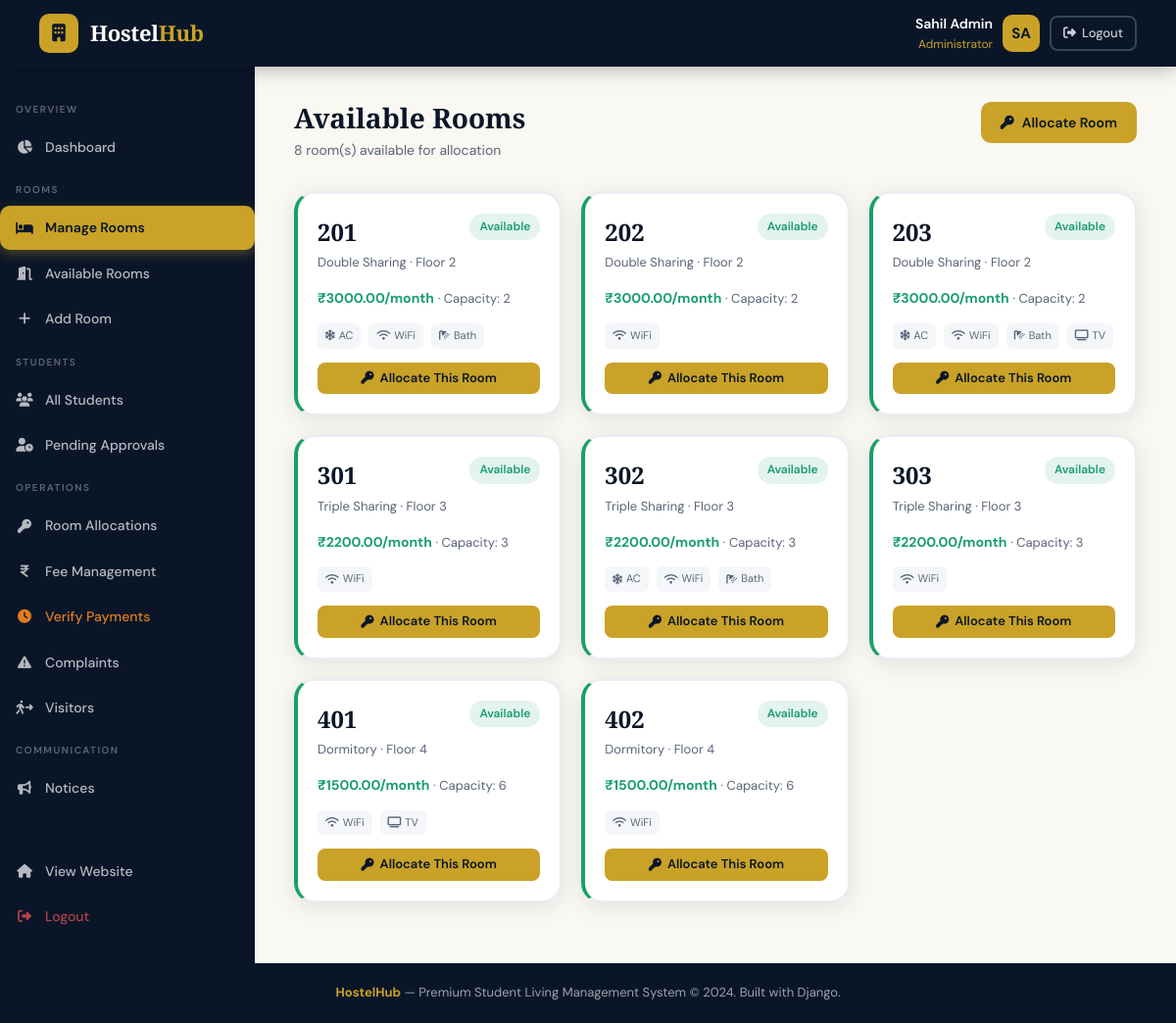
The app's page /admin-panel/rooms/available/ (signed in) with its own data.
### hostel_app/models.py (models this page shows, shortened)
class Room(models.Model):
    STATUS_CHOICES = [
        ('available', 'Available'),
        ('occupied', 'Occupied'),
        ('maintenance', 'Under Maintenance'),
        ('reserved', 'Reserved'),
    ]
    FLOOR_CHOICES = [(i, f'Floor {i}') for i in range(0, 11)]
    room_number = models.CharField(max_length=10, unique=True)
    room_type = models.ForeignKey(RoomType, on_delete=models.CASCADE, related_name='rooms')
    floor = models.IntegerField(choices=FLOOR_CHOICES, default=1)
    status = models.CharField(max_length=15, choices=STATUS_CHOICES, default='available')
    current_occupancy = models.IntegerField(default=0)
    has_ac = models.BooleanField(default=False)
    has_attached_bathroom = models.BooleanField(default=False)
    has_wifi = models.BooleanField(default=True)
    has_tv = models.BooleanField(default=False)
    notes = models.TextField(blank=True)
    created_at = models.DateTimeField(auto_now_add=True)
    updated_at = models.DateTimeField(auto_now=True)

class RoomType(models.Model):
    name = models.CharField(max_length=50)  # Single, Double, Triple, Dormitory
    capacity = models.IntegerField()
    price_per_month = models.DecimalField(max_digits=10, decimal_places=2)
    description = models.TextField(blank=True)
    amenities = models.TextField(blank=True)  # JSON-like comma separated

### hostel_app/views.py (the view)
# urls.py: path('admin-panel/rooms/available/', views.available_rooms, name='available_rooms'),
@login_required
@user_passes_test(is_admin)
def available_rooms(request):
    rooms = Room.objects.filter(status='available').select_related('room_type')
    return render(request, 'hostel_app/admin/available_rooms.html', {'rooms': rooms})

### hostel_app/views.py (called while the page is built)
def is_admin(user):
    return user.is_staff or user.is_superuser

### hostel_app/templates/hostel_app/admin/available_rooms.html (shortened to what this page needs)
{% extends 'hostel_app/admin/base_admin.html' %}
{% block admin_content %}
<div class="page-header fade-in">
    <div>
        <div class="page-title">Available Rooms</div>
        <div class="page-subtitle">{{ rooms|length }} room(s) available for allocation</div>
    </div>
    <a href="{% url 'add_allocation' %}" class="btn btn-gold"><i class="fa-solid fa-key"></i> Allocate Room</a>
</div>
<div class="room-grid fade-in fade-in-delay-1">
    {% for room in rooms %}
    <div class="room-card available">
        <div style="display:flex;justify-content:space-between;align-items:flex-start;">
            <div>
                <div class="room-number">{{ room.room_number }}</div>
                <div class="room-type">{{ room.room_type.name }} · Floor {{ room.floor }}</div>
            </div>
            <span class="badge badge-success">Available</span>
        </div>
        <div style="margin-top:14px;font-size:14px;">
            <strong style="color:var(--success);">₹{{ room.room_type.price_per_month }}/month</strong>
            <span style="color:var(--gray-600);font-size:13px;"> · Capacity: {{ room.room_type.capacity }}</span>
        </div>
        <div class="room-amenities">
            {% if room.has_ac %}<span class="amenity-tag"><i class="fa-solid fa-snowflake"></i> AC</span>{% endif %}
            {% if room.has_wifi %}<span class="amenity-tag"><i class="fa-solid fa-wifi"></i> WiFi</span>{% endif %}
            {% if room.has_attached_bathroom %}<span class="amenity-tag"><i class="fa-solid fa-shower"></i> Bath</span>{% endif %}
            {% if room.has_tv %}<span class="amenity-tag"><i class="fa-solid fa-tv"></i> TV</span>{% endif %}
        </div>
        <div style="margin-top:14px;">
            <a href="{% url 'add_allocation' %}?room={{ room.pk }}" class="btn btn-gold btn-sm" style="width:100%;justify-content:center;">
                <i class="fa-solid fa-key"></i> Allocate This Room
            </a>
        </div>
    </div>
    {% endfor %}
</div>
{% endblock %}

### hostel_app/templates/hostel_app/base.html (shortened to what this page needs)
<!DOCTYPE html>
<html lang="en">
<head>
    <link rel="stylesheet" href="https://cdnjs.cloudflare.com/ajax/libs/font-awesome/6.5.0/css/all.min.css">
</head>
<body>
<nav class="navbar">
    <a href="{% url 'home' %}" class="navbar-brand">
        <div class="brand-icon"><i class="fa-solid fa-building"></i></div>
        <span class="brand-text">Hostel<span>Hub</span></span>
    </a>
    {% if user.is_authenticated %}
        <div class="user-menu">
            <div class="user-info">
                <div class="user-name">{{ user.get_full_name|default:user.username }}</div>
                <div class="user-role">{% if user.is_staff %}Administrator{% else %}Student{% endif %}</div>
            </div>
            <div class="avatar">{{ user.first_name|first|upper }}{{ user.last_name|first|upper }}</div>
            <a href="{% url 'logout' %}" class="btn btn-outline btn-sm" style="border-color:rgba(255,255,255,0.2);color:rgba(255,255,255,0.8);">
                <i class="fa-solid fa-right-from-bracket"></i> Logout
            </a>
        </div>
    {% else %}
        <div class="navbar-actions">
            <a href="{% url 'login' %}" class="btn btn-outline btn-sm" style="border-color:rgba(255,255,255,0.25);color:rgba(255,255,255,0.8);">Login</a>
            <a href="{% url 'register' %}" class="btn btn-gold btn-sm">Register</a>
        </div>
    {% endif %}
</nav>
{% block body %}{% endblock %}
<footer>
    <strong>HostelHub</strong> — Premium Student Living Management System &copy; 2024. Built with Django.
</footer>
</body>
</html>

### hostel_app/templates/hostel_app/base.html (style rules this page uses)
:root { --navy: #0a1628; --navy-mid: #122040; --navy-light: #1a2f55; --gold: #c9a227; --gold-light: #e8c84a; --gold-pale: #f5e6a3; --cream: #faf8f2; --white: #ffffff; --gray-100: #f4f6fa; --gray-200: #e8ecf4; --gray-400: #9ba4b8; --gray-600: #5a6478; --gray-800: #2d3548; --success: #1a9e6e; --danger: #d94f4f; --warning: #e07c1f; --info: #2272c3; --radius: 12px; --radius-lg: 20px; --shadow: 0 4px 24px rgba(10,22,40,0.10); --shadow-lg: 0 8px 40px rgba(10,22,40,0.18); --transition: all 0.28s cubic-bezier(0.4,0,0.2,1); }
* { margin: 0; padding: 0; box-sizing: border-box; }
body { font-family: 'DM Sans', sans-serif; background: var(--cream); color: var(--gray-800); min-height: 100vh; font-size: 15px; line-height: 1.6; }
.navbar { background: var(--navy); padding: 0 40px; display: flex; align-items: center; justify-content: space-between; height: 68px; position: sticky; top: 0; z-index: 1000; box-shadow: 0 2px 20px rgba(0,0,0,0.3); }
.navbar-brand { display: flex; align-items: center; gap: 12px; text-decoration: none; }
.brand-icon { width: 40px; height: 40px; background: var(--gold); border-radius: 10px; display: flex; align-items: center; justify-content: center; font-size: 18px; color: var(--navy); }
.brand-text { font-family: 'Playfair Display', serif; font-size: 22px; font-weight: 800; color: var(--white); letter-spacing: -0.3px; }
.brand-text span { color: var(--gold); }
.page-header { display: flex; align-items: flex-start; justify-content: space-between; margin-bottom: 32px; gap: 16px; }
.page-title { font-family: 'Playfair Display', serif; font-size: 28px; font-weight: 700; color: var(--navy); line-height: 1.2; }
.page-subtitle { color: var(--gray-600); font-size: 14px; margin-top: 4px; }
.btn { display: inline-flex; align-items: center; gap: 8px; padding: 10px 20px; border-radius: 10px; font-size: 14px; font-weight: 500; cursor: pointer; border: none; text-decoration: none; transition: var(--transition); font-family: 'DM Sans', sans-serif; }
.btn-gold { background: var(--gold); color: var(--navy); font-weight: 600; }
.btn-outline { background: transparent; border: 2px solid var(--gray-200); color: var(--gray-800); }
.btn-sm { padding: 6px 12px; font-size: 13px; border-radius: 8px; gap: 6px; }
.badge { display: inline-flex; align-items: center; gap: 5px; padding: 4px 10px; border-radius: 99px; font-size: 12px; font-weight: 600; }
.badge-success { background: rgba(26,158,110,0.12); color: var(--success); }
.room-grid { display: grid; grid-template-columns: repeat(auto-fill, minmax(240px, 1fr)); gap: 20px; }
.room-card { background: var(--white); border-radius: var(--radius-lg); padding: 20px; box-shadow: var(--shadow); border: 2px solid var(--gray-200); transition: var(--transition); cursor: pointer; }
.room-card.available { border-left: 4px solid var(--success); }
.room-number { font-family: 'Playfair Display', serif; font-size: 24px; font-weight: 700; color: var(--navy); }
.room-type { font-size: 13px; color: var(--gray-600); margin-top: 2px; }
.room-amenities { display: flex; gap: 8px; margin-top: 14px; flex-wrap: wrap; }
.amenity-tag { display: flex; align-items: center; gap: 4px; font-size: 11px; color: var(--gray-600); background: var(--gray-100); padding: 4px 8px; border-radius: 6px; }
.avatar { width: 38px; height: 38px; background: var(--gold); border-radius: 10px; display: flex; align-items: center; justify-content: center; font-weight: 700; color: var(--navy); font-size: 15px; }
.user-menu { display: flex; align-items: center; gap: 10px; cursor: pointer; }
.user-info { text-align: right; }
.user-name { font-size: 14px; font-weight: 600; color: var(--white); }
.user-role { font-size: 12px; color: var(--gold); }
footer { background: var(--navy); color: rgba(255,255,255,0.6); text-align: center; padding: 20px; font-size: 13px; margin-top: auto; }
footer strong { color: var(--gold); }
.fade-in { animation: fadeInUp 0.4s ease both; }
.fade-in-delay-1 { animation-delay: 0.1s; }

### records on screen
Room: room_number "201", room_type.name "Double Sharing", floor "2", room_type.price_per_month "3000.00", room_type.capacity "2", has_ac True (drawn), has_wifi True (drawn), has_attached_bathroom True (drawn)
Room: room_number "202", room_type.name "Double Sharing", floor "2", room_type.price_per_month "3000.00", room_type.capacity "2", has_wifi True (drawn)
Room: room_number "203", room_type.name "Double Sharing", floor "2", room_type.price_per_month "3000.00", room_type.capacity "2", has_ac True (drawn), has_wifi True (drawn), has_attached_bathroom True (drawn), has_tv True (drawn)
Room: room_number "301", room_type.name "Triple Sharing", floor "3", room_type.price_per_month "2200.00", room_type.capacity "3", has_wifi True (drawn)
Room: room_number "302", room_type.name "Triple Sharing", floor "3", room_type.price_per_month "2200.00", room_type.capacity "3", has_ac True (drawn), has_wifi True (drawn), has_attached_bathroom True (drawn)
Room: room_number "303", room_type.name "Triple Sharing", floor "3", room_type.price_per_month "2200.00", room_type.capacity "3", has_wifi True (drawn), {{ room.pk }} 10 (drawn)
Room: room_number "401", room_type.name "Dormitory", floor "4", room_type.price_per_month "1500.00", room_type.capacity "6", has_wifi True (drawn), has_tv True (drawn)
Room: room_number "402", room_type.name "Dormitory", floor "4", room_type.price_per_month "1500.00", room_type.capacity "6", has_wifi True (drawn)

### other values on screen
{{ user.get_full_name|default:user.username }} "Sahil Admin"
{{ user.first_name|first|upper }} "S"
{{ user.last_name|first|upper }} "A"
{{ rooms|length }} "8"
